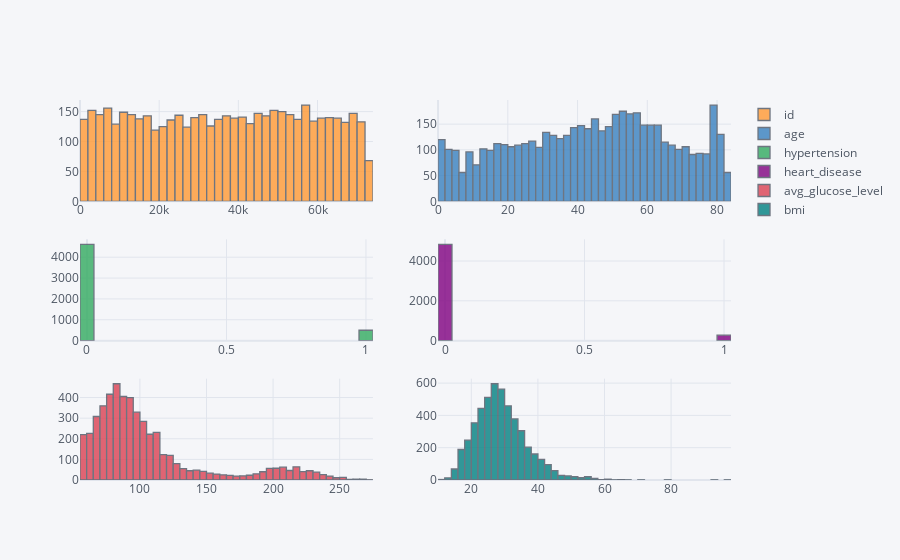

The notebook cell this image was saved under:
### Code cell
stroke[numerical].iplot(kind='histogram', subplots=True, bins=50)

### Figure 1 — Plotly figure (JSON) as saved in the notebook; plotly's stock layout.template omitted (floating-point values rounded to 4 significant figures; data arrays with more than 128 entries replaced by an {"elided": "..."} marker saying what was removed)
{"data": [{"histfunc": "count", "histnorm": "", "marker": {"color": "rgba(255, 153, 51, 1.0)", "line": {"color": "#4D5663", "width": 1.3}}, "name": "id", "nbinsx": 50, "opacity": 0.8, "orientation": "v", "type": "histogram", "x": {"elided": "5110 int values"}, "xaxis": "x", "yaxis": "y"}, {"histfunc": "count", "histnorm": "", "marker": {"color": "rgba(55, 128, 191, 1.0)", "line": {"color": "#4D5663", "width": 1.3}}, "name": "age", "nbinsx": 50, "opacity": 0.8, "orientation": "v", "type": "histogram", "x": {"elided": "5110 float values"}, "xaxis": "x2", "yaxis": "y2"}, {"histfunc": "count", "histnorm": "", "marker": {"color": "rgba(50, 171, 96, 1.0)", "line": {"color": "#4D5663", "width": 1.3}}, "name": "hypertension", "nbinsx": 50, "opacity": 0.8, "orientation": "v", "type": "histogram", "x": {"elided": "5110 int values"}, "xaxis": "x3", "yaxis": "y3"}, {"histfunc": "count", "histnorm": "", "marker": {"color": "rgba(128, 0, 128, 1.0)", "line": {"color": "#4D5663", "width": 1.3}}, "name": "heart_disease", "nbinsx": 50, "opacity": 0.8, "orientation": "v", "type": "histogram", "x": {"elided": "5110 int values"}, "xaxis": "x4", "yaxis": "y4"}, {"histfunc": "count", "histnorm": "", "marker": {"color": "rgba(219, 64, 82, 1.0)", "line": {"color": "#4D5663", "width": 1.3}}, "name": "avg_glucose_level", "nbinsx": 50, "opacity": 0.8, "orientation": "v", "type": "histogram", "x": {"elided": "5110 float values"}, "xaxis": "x5", "yaxis": "y5"}, {"histfunc": "count", "histnorm": "", "marker": {"color": "rgba(0, 128, 128, 1.0)", "line": {"color": "#4D5663", "width": 1.3}}, "name": "bmi", "nbinsx": 50, "opacity": 0.8, "orientation": "v", "type": "histogram", "x": {"elided": "5110 float values"}, "xaxis": "x6", "yaxis": "y6"}], "layout": {"barmode": "overlay", "legend": {"bgcolor": "#F5F6F9", "font": {"color": "#4D5663"}}, "paper_bgcolor": "#F5F6F9", "plot_bgcolor": "#F5F6F9", "title": {"font": {"color": "#4D5663"}}, "xaxis": {"anchor": "y", "domain": [0, 0.45], "gridcolor": "#E1E5ED", "showgrid": true, "tickfont": {"color": "#4D5663"}, "title": {"font": {"color": "#4D5663"}, "text": ""}, "zerolinecolor": "#E1E5ED"}, "xaxis2": {"anchor": "y2", "domain": [0.55, 1], "gridcolor": "#E1E5ED", "showgrid": true, "tickfont": {"color": "#4D5663"}, "title": {"font": {"color": "#4D5663"}, "text": ""}, "zerolinecolor": "#E1E5ED"}, "xaxis3": {"anchor": "y3", "domain": [0, 0.45], "gridcolor": "#E1E5ED", "showgrid": true, "tickfont": {"color": "#4D5663"}, "title": {"font": {"color": "#4D5663"}, "text": ""}, "zerolinecolor": "#E1E5ED"}, "xaxis4": {"anchor": "y4", "domain": [0.55, 1], "gridcolor": "#E1E5ED", "showgrid": true, "tickfont": {"color": "#4D5663"}, "title": {"font": {"color": "#4D5663"}, "text": ""}, "zerolinecolor": "#E1E5ED"}, "xaxis5": {"anchor": "y5", "domain": [0, 0.45], "gridcolor": "#E1E5ED", "showgrid": true, "tickfont": {"color": "#4D5663"}, "title": {"font": {"color": "#4D5663"}, "text": ""}, "zerolinecolor": "#E1E5ED"}, "xaxis6": {"anchor": "y6", "domain": [0.55, 1], "gridcolor": "#E1E5ED", "showgrid": true, "tickfont": {"color": "#4D5663"}, "title": {"font": {"color": "#4D5663"}, "text": ""}, "zerolinecolor": "#E1E5ED"}, "yaxis": {"anchor": "x", "domain": [0.7333, 1], "gridcolor": "#E1E5ED", "showgrid": true, "tickfont": {"color": "#4D5663"}, "title": {"font": {"color": "#4D5663"}, "text": ""}, "zerolinecolor": "#E1E5ED"}, "yaxis2": {"anchor": "x2", "domain": [0.7333, 1], "gridcolor": "#E1E5ED", "showgrid": true, "tickfont": {"color": "#4D5663"}, "title": {"font": {"color": "#4D5663"}, "text": ""}, "zerolinecolor": "#E1E5ED"}, "yaxis3": {"anchor": "x3", "domain": [0.3667, 0.6333], "gridcolor": "#E1E5ED", "showgrid": true, "tickfont": {"color": "#4D5663"}, "title": {"font": {"color": "#4D5663"}, "text": ""}, "zerolinecolor": "#E1E5ED"}, "yaxis4": {"anchor": "x4", "domain": [0.3667, 0.6333], "gridcolor": "#E1E5ED", "showgrid": true, "tickfont": {"color": "#4D5663"}, "title": {"font": {"color": "#4D5663"}, "text": ""}, "zerolinecolor": "#E1E5ED"}, "yaxis5": {"anchor": "x5", "domain": [0, 0.2667], "gridcolor": "#E1E5ED", "showgrid": true, "tickfont": {"color": "#4D5663"}, "title": {"font": {"color": "#4D5663"}, "text": ""}, "zerolinecolor": "#E1E5ED"}, "yaxis6": {"anchor": "x6", "domain": [0, 0.2667], "gridcolor": "#E1E5ED", "showgrid": true, "tickfont": {"color": "#4D5663"}, "title": {"font": {"color": "#4D5663"}, "text": ""}, "zerolinecolor": "#E1E5ED"}}}
